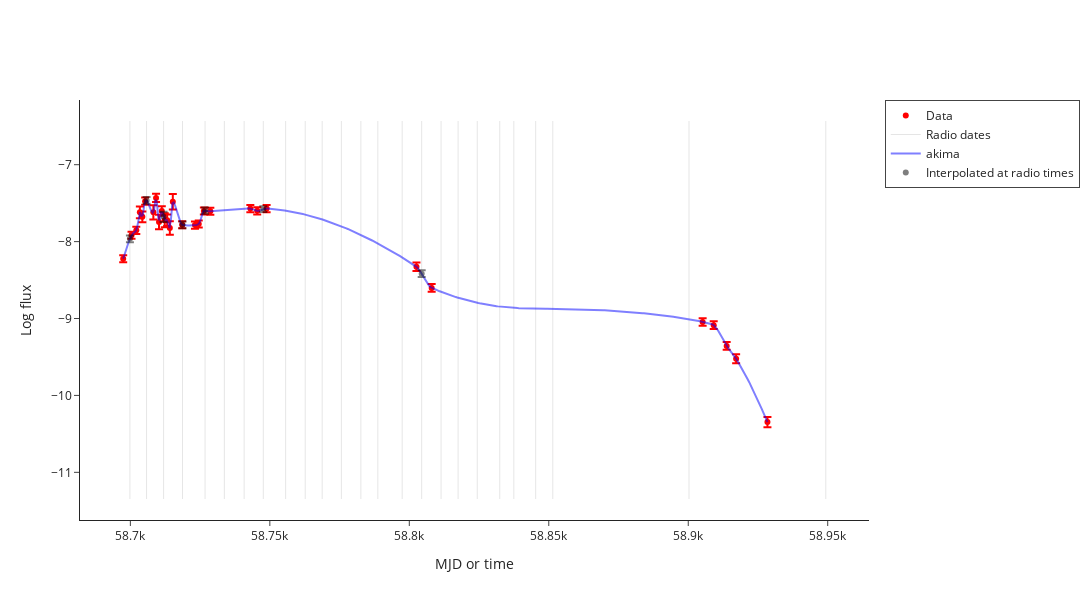

The cell this chart's notebook holds for it:
### Markdown cell above
# Interpolation

### Code cell
interpolated_data = make_interpolated_Lr_Lx_df(radio_df, xray_df, source_df, plotly=True)

### Figure 1 — Plotly figure (JSON) as saved in the notebook; plotly's stock layout.template omitted (floating-point values rounded to 4 significant figures; data arrays with more than 128 entries replaced by an {"elided": "..."} marker saying what was removed)
{"data": [{"error_y": {"array": [0.046, 0.04592, 0.04588, 0.07714, 0.06981, 0.04584, 0.09386, 0.05259, 0.09471, 0.06303, 0.09099, 0.07441, 0.08764, 0.101, 0.04578, 0.04577, 0.04577, 0.04576, 0.04576, 0.04694, 0.04671, 0.04785, 0.05484, 0.04949, 0.04838, 0.05123, 0.05053, 0.05745, 0.06695], "type": "data", "visible": true}, "marker": {"color": "red"}, "mode": "markers", "name": "Data", "type": "scatter", "x": [58700.0, 58700.0, 58700.0, 58700.0, 58700.0, 58710.0, 58710.0, 58710.0, 58710.0, 58710.0, 58710.0, 58710.0, 58710.0, 58720.0, 58720.0, 58720.0, 58720.0, 58730.0, 58730.0, 58740.0, 58750.0, 58750.0, 58800.0, 58810.0, 58910.0, 58910.0, 58910.0, 58920.0, 58930.0], "y": [-8.223, -7.917, -7.854, -7.62, -7.678, -7.474, -7.62, -7.432, -7.745, -7.602, -7.721, -7.721, -7.824, -7.481, -7.78, -7.786, -7.77, -7.602, -7.606, -7.57, -7.6, -7.57, -8.328, -8.602, -9.046, -9.086, -9.357, -9.523, -10.35]}, {"marker": {"color": "red", "symbol": "triangle-down"}, "mode": "markers", "name": "3-sigma upper limits", "type": "scatter", "x": [], "y": []}, {"line": {"color": "black", "dash": "solid", "width": 1}, "mode": "lines", "name": "Radio dates", "opacity": 0.1, "showlegend": true, "type": "scatter", "x": [58700.0, 58700.0], "y": [-11.35, -6.432]}, {"line": {"color": "black", "dash": "solid", "width": 1}, "mode": "lines", "opacity": 0.1, "showlegend": false, "type": "scatter", "x": [58710.0, 58710.0], "y": [-11.35, -6.432]}, {"line": {"color": "black", "dash": "solid", "width": 1}, "mode": "lines", "opacity": 0.1, "showlegend": false, "type": "scatter", "x": [58710.0, 58710.0], "y": [-11.35, -6.432]}, {"line": {"color": "black", "dash": "solid", "width": 1}, "mode": "lines", "opacity": 0.1, "showlegend": false, "type": "scatter", "x": [58720.0, 58720.0], "y": [-11.35, -6.432]}, {"line": {"color": "black", "dash": "solid", "width": 1}, "mode": "lines", "opacity": 0.1, "showlegend": false, "type": "scatter", "x": [58730.0, 58730.0], "y": [-11.35, -6.432]}, {"line": {"color": "black", "dash": "solid", "width": 1}, "mode": "lines", "opacity": 0.1, "showlegend": false, "type": "scatter", "x": [58730.0, 58730.0], "y": [-11.35, -6.432]}, {"line": {"color": "black", "dash": "solid", "width": 1}, "mode": "lines", "opacity": 0.1, "showlegend": false, "type": "scatter", "x": [58740.0, 58740.0], "y": [-11.35, -6.432]}, {"line": {"color": "black", "dash": "solid", "width": 1}, "mode": "lines", "opacity": 0.1, "showlegend": false, "type": "scatter", "x": [58750.0, 58750.0], "y": [-11.35, -6.432]}, {"line": {"color": "black", "dash": "solid", "width": 1}, "mode": "lines", "opacity": 0.1, "showlegend": false, "type": "scatter", "x": [58760.0, 58760.0], "y": [-11.35, -6.432]}, {"line": {"color": "black", "dash": "solid", "width": 1}, "mode": "lines", "opacity": 0.1, "showlegend": false, "type": "scatter", "x": [58760.0, 58760.0], "y": [-11.35, -6.432]}, {"line": {"color": "black", "dash": "solid", "width": 1}, "mode": "lines", "opacity": 0.1, "showlegend": false, "type": "scatter", "x": [58770.0, 58770.0], "y": [-11.35, -6.432]}, {"line": {"color": "black", "dash": "solid", "width": 1}, "mode": "lines", "opacity": 0.1, "showlegend": false, "type": "scatter", "x": [58780.0, 58780.0], "y": [-11.35, -6.432]}, {"line": {"color": "black", "dash": "solid", "width": 1}, "mode": "lines", "opacity": 0.1, "showlegend": false, "type": "scatter", "x": [58780.0, 58780.0], "y": [-11.35, -6.432]}, {"line": {"color": "black", "dash": "solid", "width": 1}, "mode": "lines", "opacity": 0.1, "showlegend": false, "type": "scatter", "x": [58790.0, 58790.0], "y": [-11.35, -6.432]}, {"line": {"color": "black", "dash": "solid", "width": 1}, "mode": "lines", "opacity": 0.1, "showlegend": false, "type": "scatter", "x": [58800.0, 58800.0], "y": [-11.35, -6.432]}, {"line": {"color": "black", "dash": "solid", "width": 1}, "mode": "lines", "opacity": 0.1, "showlegend": false, "type": "scatter", "x": [58800.0, 58800.0], "y": [-11.35, -6.432]}, {"line": {"color": "black", "dash": "solid", "width": 1}, "mode": "lines", "opacity": 0.1, "showlegend": false, "type": "scatter", "x": [58810.0, 58810.0], "y": [-11.35, -6.432]}, {"line": {"color": "black", "dash": "solid", "width": 1}, "mode": "lines", "opacity": 0.1, "showlegend": false, "type": "scatter", "x": [58820.0, 58820.0], "y": [-11.35, -6.432]}, {"line": {"color": "black", "dash": "solid", "width": 1}, "mode": "lines", "opacity": 0.1, "showlegend": false, "type": "scatter", "x": [58820.0, 58820.0], "y": [-11.35, -6.432]}, {"line": {"color": "black", "dash": "solid", "width": 1}, "mode": "lines", "opacity": 0.1, "showlegend": false, "type": "scatter", "x": [58830.0, 58830.0], "y": [-11.35, -6.432]}, {"line": {"color": "black", "dash": "solid", "width": 1}, "mode": "lines", "opacity": 0.1, "showlegend": false, "type": "scatter", "x": [58840.0, 58840.0], "y": [-11.35, -6.432]}, {"line": {"color": "black", "dash": "solid", "width": 1}, "mode": "lines", "opacity": 0.1, "showlegend": false, "type": "scatter", "x": [58850.0, 58850.0], "y": [-11.35, -6.432]}, {"line": {"color": "black", "dash": "solid", "width": 1}, "mode": "lines", "opacity": 0.1, "showlegend": false, "type": "scatter", "x": [58850.0, 58850.0], "y": [-11.35, -6.432]}, {"line": {"color": "black", "dash": "solid", "width": 1}, "mode": "lines", "opacity": 0.1, "showlegend": false, "type": "scatter", "x": [58900.0, 58900.0], "y": [-11.35, -6.432]}, {"line": {"color": "black", "dash": "solid", "width": 1}, "mode": "lines", "opacity": 0.1, "showlegend": false, "type": "scatter", "x": [58950.0, 58950.0], "y": [-11.35, -6.432]}, {"line": {"color": "blue", "dash": "solid"}, "mode": "lines", "name": "akima", "opacity": 0.5, "type": "scatter", "x": {"elided": "460 float values"}, "y": {"elided": "460 float values"}}, {"error_y": {"array": [0.04539, 0.04519, 0.0668, 0.04405, 0.03963, NaN, NaN, 0.03626, NaN, NaN, NaN, NaN, NaN, NaN, NaN, 0.04308, NaN, NaN, NaN, NaN, NaN, NaN, NaN, NaN, NaN], "type": "data", "visible": true}, "marker": {"color": "black"}, "mode": "markers", "name": "Interpolated at radio times", "opacity": 0.5, "type": "scatter", "x": [58700.0, 58710.0, 58710.0, 58720.0, 58730.0, 58730.0, 58740.0, 58750.0, 58760.0, 58760.0, 58770.0, 58780.0, 58780.0, 58790.0, 58800.0, 58800.0, 58810.0, 58820.0, 58820.0, 58830.0, 58840.0, 58850.0, 58850.0, 58900.0, 58950.0], "y": [-7.964, -7.464, -7.678, -7.782, -7.597, NaN, NaN, -7.578, NaN, NaN, NaN, NaN, NaN, NaN, NaN, -8.417, NaN, NaN, NaN, NaN, NaN, NaN, NaN, NaN, NaN]}, {"marker": {"color": "black", "symbol": "triangle-down"}, "mode": "markers", "showlegend": false, "type": "scatter", "x": [], "y": []}], "layout": {"height": 600, "legend": {"borderwidth": 1}, "width": 1200, "xaxis": {"title": {"text": "MJD or time"}}, "yaxis": {"title": {"text": "Log flux"}}}}
